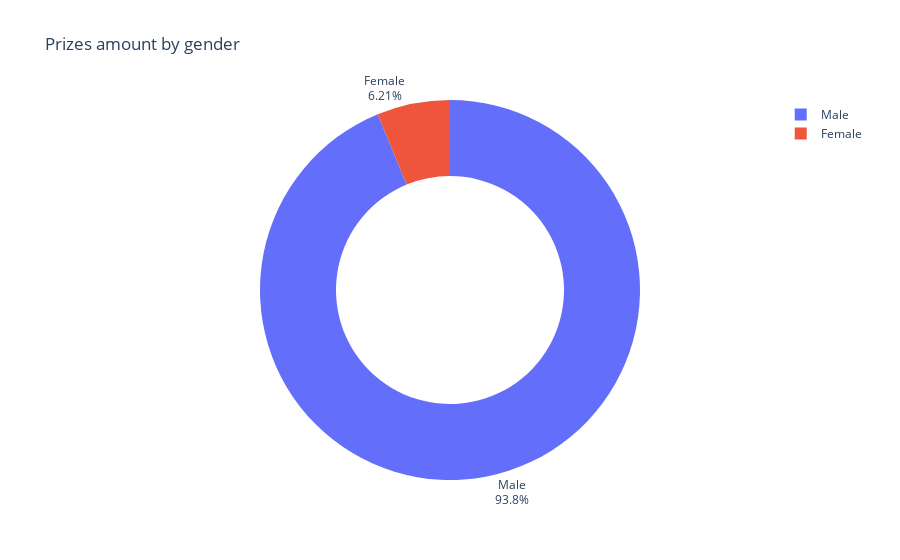

The code cell stored with this chart in its notebook:
### Code cell
df_gender = by_gender.reset_index()
df_gender.columns = ['sex', 'count']

fig = px.pie(
    df_gender, 
    names='sex', 
    values='count', 
    title="Prizes amount by gender",
    hole=0.6
)
fig.update_traces(textposition="outside", textinfo="percent+label")
fig.show()

### Figure 1 — Plotly figure (JSON) as saved in the notebook; plotly's stock layout.template omitted (floating-point values rounded to 4 significant figures)
{"data": [{"domain": {"x": [0, 1], "y": [0, 1]}, "hole": 0.6, "hovertemplate": "sex=%{label}<br>count=%{value}<extra></extra>", "labels": ["Male", "Female"], "legendgroup": "", "name": "", "showlegend": true, "textinfo": "percent+label", "textposition": "outside", "type": "pie", "values": [876, 58]}], "layout": {"legend": {"tracegroupgap": 0}, "title": {"text": "Prizes amount by gender"}}}
